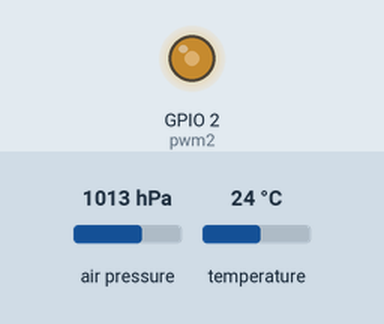
Recording of a program running on a simulated ESP32 board running MicroPython. Shown: output pins drawn as LEDs (lit = HIGH). Inputs (shaded band) come from the test bench; at power-on: air pressure 1013 hPa, temperature 24 °C. What the program prints to the serial console is not drawn.

Above: at 0.1 s.
Timing chart, 0 to 1.6 s (numbered marks = the images above):
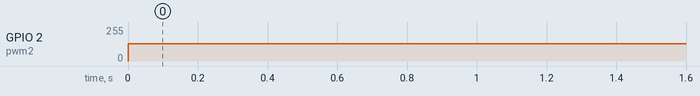

The program:

main.py
```python
import machine
from machine import Timer
import bmp180
from machine import I2C, Pin, PWM

tim1 = Timer(-1)
tim2 = Timer(-1)
tim3 = Timer(-1)


def setup():

    i2c = I2C(Pin(5), Pin(4))

    global sensor_bmp
    sensor_bmp = bmp180.BMP180(i2c, debug=True)

    global pwm2
    pwm2 = PWM(Pin(2), freq=2, duty=512)


def pubm():
    bmp_temperature = sensor_bmp.temperature
    bmp_pressure = sensor_bmp.pressure

    print(bmp_temperature)
    print(bmp_pressure)


def run_timer():

    tim3.init(period=10000, mode=Timer.PERIODIC, callback=lambda t: pubm())
    # tim1.init(period=10000, mode=Timer.ONE_SHOT, callback=lambda t: connect_mqtt_client())


def main():
    run_timer()


if __name__ == '__main__':
    setup()
    main()
```

Measured:
- by itself, GPIO 2 (pwm2): 0/255 → 128/255 at 0.00 s
